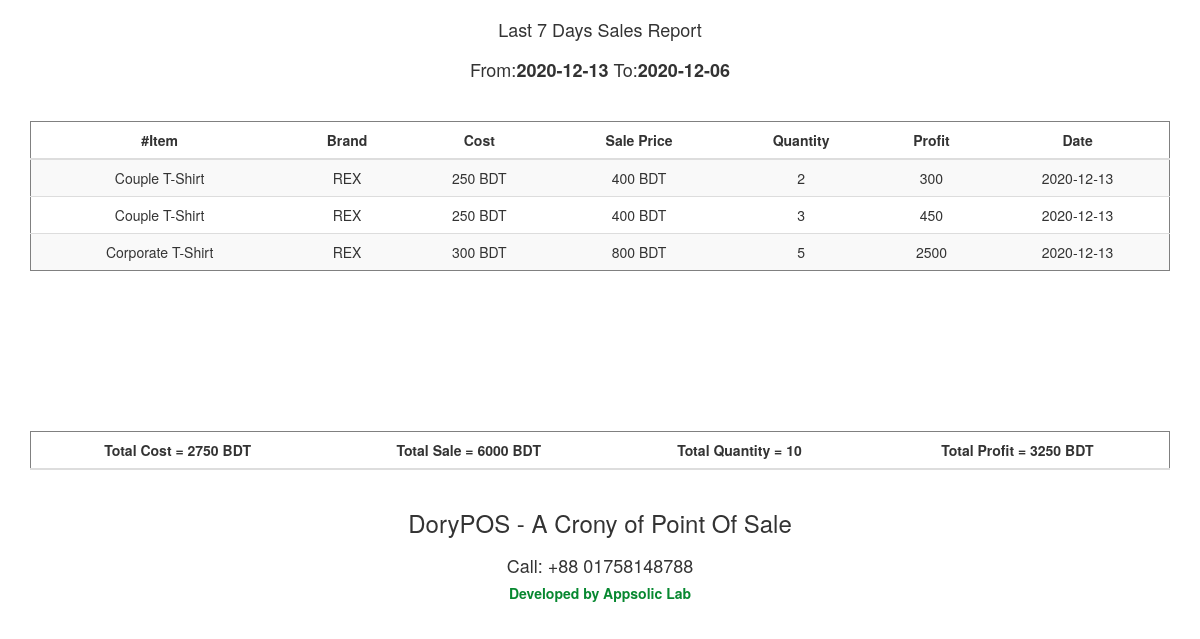
Screenshot of /weeklysale.php (signed in) with the database file from the repository.
### tables this page shows
CREATE TABLE `dorypos_product` (
  `row_id` int(11) NOT NULL AUTO_INCREMENT,
  `name` varchar(255) NOT NULL,
  `barcode` varchar(255) NOT NULL,
  `cost` float NOT NULL,
  `price` float NOT NULL,
  `in_quantity` int(11) DEFAULT NULL,
  `quantity` int(11) NOT NULL,
  `category_id` int(11) NOT NULL,
  `brand_id` int(11) NOT NULL,
  `comment` varchar(255) DEFAULT NULL,
  `created_date` varchar(100) NOT NULL,
  PRIMARY KEY (`row_id`)
);

CREATE TABLE `dorypos_brand` (
  `brand_id` int(11) NOT NULL AUTO_INCREMENT,
  `brand_title` varchar(100) NOT NULL,
  `brand_category` int(11) DEFAULT NULL,
  `brand_vendor` int(11) DEFAULT NULL,
  `brand_comment` varchar(255) DEFAULT NULL,
  PRIMARY KEY (`brand_id`)
);

CREATE TABLE `dorypos_order` (
  `order_id` int(11) NOT NULL AUTO_INCREMENT,
  `product_id` int(11) NOT NULL,
  `quantity` int(11) NOT NULL,
  `product_discount` float NOT NULL,
  `customer_id` int(11) DEFAULT NULL,
  `date` date NOT NULL,
  PRIMARY KEY (`order_id`)
);

### weeklysale.php (the view, shortened to what this page needs)
<!DOCTYPE HTML>
<html lang="en-US" ng-app>
<?php
      require 'function.php';
      $db = connector_db();
 ?>
<head>
	<link rel="stylesheet" type="text/css" href="assets/css/bootstrap.css" media="all" />
	<link rel="stylesheet" type="text/css" href="assets/css/bootstrap-theme.css" media="all" />
	<link rel="stylesheet" type="text/css" href="assets/css/normalize.css" media="all" />
	<link rel="stylesheet" type="text/css" href="assets/css/font-awesome.css" media="all" />
</head>
<body>
	<div class="container text-center">
		<div class="product-table">
		        <h4>Last 7 Days Sales Report</h4>
			 <h4>From:<b><?php echo $today=onlydate(); ?></b> To:<b><?php echo date('Y-m-d', strtotime('today - 7 days')); ?></b></h4>
					<div id="table-scroll">
      	 		<table class="table table-striped">
				    <thead>
				      <tr>
				        <th>#Item</th>
				        <th>Brand</th>
				        <th>Cost</th>
				        <th>Sale Price</th>
				        <th>Quantity</th>
								<th>Profit</th>
								<th>Date</th>
				      </tr>
				    </thead>
				    <tbody>
							<?php
							$total_cost=0.00;
							$total_sale=0.00;
							$total_quantity=0;
							$total_profit=0.00;
							$startDate=date('Y-m-d', strtotime('today - 7 days'));
							$endDate=$today;
									$sql = "SELECT * FROM dorypos_order WHERE date BETWEEN '$startDate' AND '$endDate' ORDER BY date DESC";
							$result = mysqli_query($db, $sql);
							if(mysqli_num_rows($result) > 0){
								while($record = mysqli_fetch_assoc($result)){
									$product = $record['product_id'];
											$sql2 = "SELECT * FROM dorypos_product WHERE row_id=$product";
											$result2 = mysqli_query($db, $sql2);
											if(mysqli_num_rows($result2) > 0){
												while($record2 = mysqli_fetch_assoc($result2)){
											?>
				      <tr>
				        <td><?php echo $record2['name']; ?></td>
				        <td><?php echo brand_name($db,$record2['brand_id']); ?></td>
								<td>
									<?php echo $record2['cost']." BDT";
												$total_cost=$total_cost+ ($record2['cost']*$record['quantity']);
									?>
								</td>
				        <td>
									<?php echo $record2['price']." BDT";
												$total_sale = $total_sale + ($record2['price']*$record['quantity']);
									?>
								</td>
						<td>
						<?php
							echo $record['quantity'];
							$total_quantity=$total_quantity+$record['quantity'];
						 ?>
						</td>
								<td>
									<?php $profit = ($record2['price']*$record['quantity'])-($record2['cost']*$record['quantity']);
												 echo $profit;
												 $total_profit = $total_profit + $profit;
								 ?></td>
								 <td><?php echo $record['date']; ?></td>
							</tr>
							<?php
														}
													}
									}
									}
							 ?>
				    </tbody>
				 </table>
				</div>
				<table class="table">
				    <thead>
				      <tr>
				        <th>Total Cost = <?php echo $total_cost." BDT"; ?></th>
				        <th>Total Sale = <?php echo $total_sale." BDT"; ?></th>
						<th>Total Quantity = <?php echo $total_quantity.""; ?></th>
								<th>Total Profit = <?php echo $total_profit." BDT"; ?> </th>
				      </tr>
				    </thead>
					</table>
      </div>
</div>
<div class="main text-center">
		<div class="container">
		<?php echo $iap; ?>
		</div>
</div>
</body>
</html>

### weeklysale.php (style rules this page uses)
h3,h4 { color: #333; margin-top: 20px; }
th { text-align: center; }
.table { border: 1px solid grey; }
#table-scroll { height: 310px; overflow: auto; margin-top: 40px; }

### rows the page displays
dorypos_order: quantity "2", date "2020-12-13"
dorypos_product: name "Couple T-Shirt", brand.brand_title "REX", cost "250", price "400", profit "300", profit "450"
dorypos_order: quantity "3", date "2020-12-13"
dorypos_order: quantity "5", date "2020-12-13"
dorypos_product: name "Corporate T-Shirt", brand.brand_title "REX", cost "300", price "800", profit "2500"

### other values shown
$today=onlydate() "2020-12-13"
$total_cost "2750"
$total_sale "6000"
$total_quantity "10"
$total_profit "3250"
